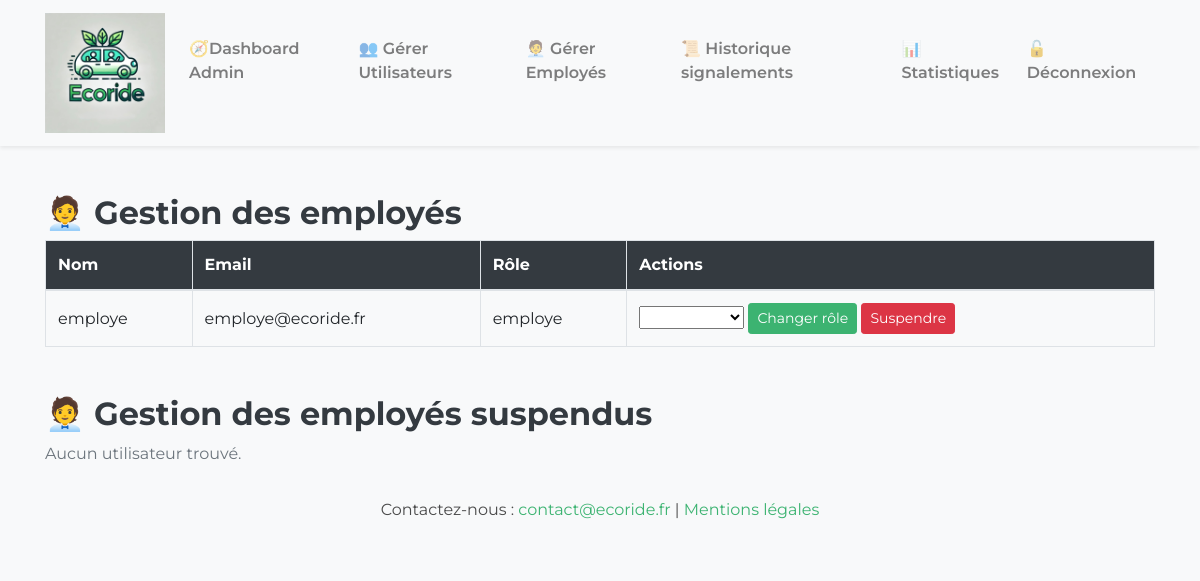
Screenshot of /gerer_employes.php (signed in) with the database file from the repository.
### tables this page shows
CREATE TABLE `users` (
  `id` int(11) NOT NULL,
  `nom` varchar(100) NOT NULL,
  `prenom` varchar(100) NOT NULL,
  `email` varchar(150) NOT NULL,
  `telephone` varchar(10) DEFAULT NULL,
  `mot_de_passe` varchar(255) NOT NULL,
  `created_at` timestamp NOT NULL DEFAULT current_timestamp(),
  `credits` int(11) NOT NULL DEFAULT 20,
  `role` enum('utilisateur','employe','admin','Utilisateur suspendu','employé suspendu') NOT NULL DEFAULT 'utilisateur',
  `photo` longblob DEFAULT NULL
);

### gerer_employes.php (the view, shortened to what this page needs)
<?php
require_once("config/database.php");
$stmt = $conn->query("SELECT id, nom, email, role FROM users WHERE role = 'employe'");
$employes = $stmt->fetchAll(PDO::FETCH_ASSOC);
?>
<?php require_once("templates/header.php"); ?>
<div class="container mt-5">
    <h2>🧑‍💼 Gestion des employés</h2>
    <?php if (count($employes) === 0): ?>
        <p class="text-muted">Aucun employé trouvé.</p>
    <?php else: ?>
        <table class="table table-bordered">
            <thead>
                <tr>
                    <th>Nom</th>
                    <th>Email</th>
                    <th>Rôle</th>
                    <th>Actions</th>
                </tr>
            </thead>
            <tbody>
                <?php foreach ($employes as $employe): ?>
                    <tr>
                    <td><?= htmlspecialchars($employe['nom']) ?></td>
                        <td><?= htmlspecialchars($employe['email']) ?></td>
                        <td><?= htmlspecialchars($employe['role']) ?></td>
                        <td>
                            <form method="POST" class="d-inline">
                                <select name="new_role" class="form-select d-inline w-auto">
                                    <option value="aucun"> </option>
                                    <option value="utilisateur">Utilisateur</option>
                                </select>
                                <button type="submit" name="action" value="changer_role" class="btn btn-primary btn-sm">Changer rôle</button>
                            </form>
                            <form method="POST" class="d-inline">
                                <button type="submit" name="action" value="suspendre" class="btn btn-danger btn-sm" onclick="return confirm('Confirmer la suspension ?')">Suspendre</button>
                            </form>
                        </td>
                    </tr>
                <?php endforeach; ?>
            </tbody>
        </table>
   <?php endif; ?>
</div>
<?php
$stmt = $conn->query("SELECT id, nom, email, role FROM users WHERE role = 'employé suspendu'");
$suspendus2 = $stmt->fetchAll(PDO::FETCH_ASSOC);
?>
<div class="container mt-5">
    <h2>🧑‍💼 Gestion des employés suspendus</h2>
    <?php if (count($suspendus2) === 0): ?>
        <p class="text-muted">Aucun utilisateur trouvé.</p>
    <?php endif; ?>
</div>
<?php require_once("templates/footer.php"); ?>

### assets/css/style.css (style rules this page uses)
body { font-family: 'Open Sans', sans-serif; color: #4A4A4A; }
h1, h2, h3 { font-family: 'Montserrat', sans-serif; }
.btn-primary { background-color: #3CB371; border-color: #3CB371; }
body { background-color: #f8f9fa; font-family: 'Montserrat', sans-serif; }
h2 { font-weight: 700; color: #343a40; }
.table th, .table td { vertical-align: middle; }
.table th { background-color: #343a40; color: white; }

### rows the page displays
users: nom "employe", email "employe@ecoride.fr", role "employe"
